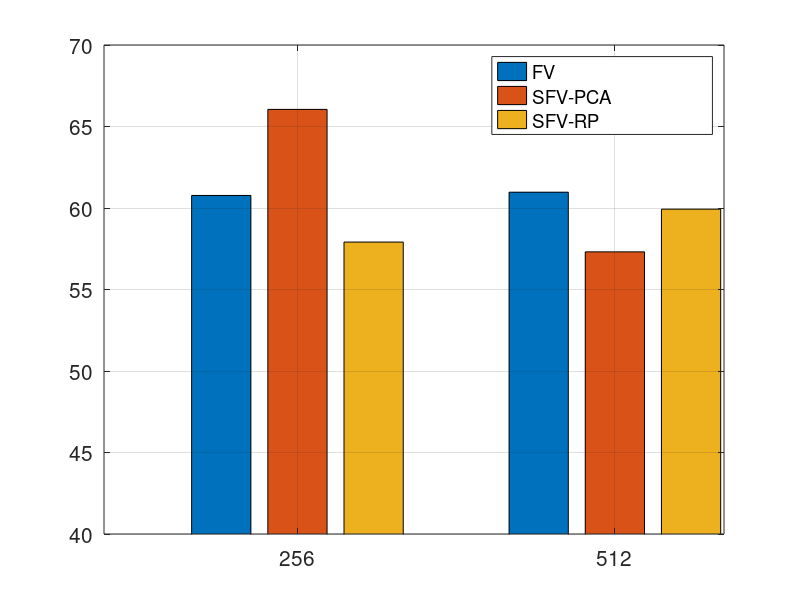

Write MATLAB code to recreate this figure.
clear all
close all
clc
FV = [ 60.77 60.97];
SFV_pca = [66.05 57.31];
SFV_rp = [57.91 59.93];

res = [ FV; SFV_pca; SFV_rp];
h = bar([256 512],res');

ylim([40 70])
colormap(cool)
set(gca,'FontSize',15); 
grid on
l = cell(1,3);
l{1}='FV    '; l{2}='SFV-PCA  '; l{3}='SFV-RP  ';
legend(h,l, 'orientation','vertical', 'Position', [0.58,0.80,0.35,0]);

%To save
%width = 7;     % Width in inches
%height = 6;    % Height in inches

%set(gcf,'InvertHardcopy','on');
%set(gcf,'PaperUnits', 'inches');
%papersize = get(gcf, 'PaperSize');
%left = (papersize(1)- width)/2;
%bottom = (papersize(2)- height)/2;
%myfiguresize = [left, bottom, width, height];
%set(gcf,'PaperPosition', myfiguresize);

%Nicta
%print('/home/johanna/latex-svn/wacv_2016_b/v18/images/experiments/all_shifts_kth_2','-depsc2','-r300');
print('/home/johanna-uq/latex-svn/cypress/papers2016/icpr2016_johanna/images/results/mulp','-depsc2','-r300');
%close all
